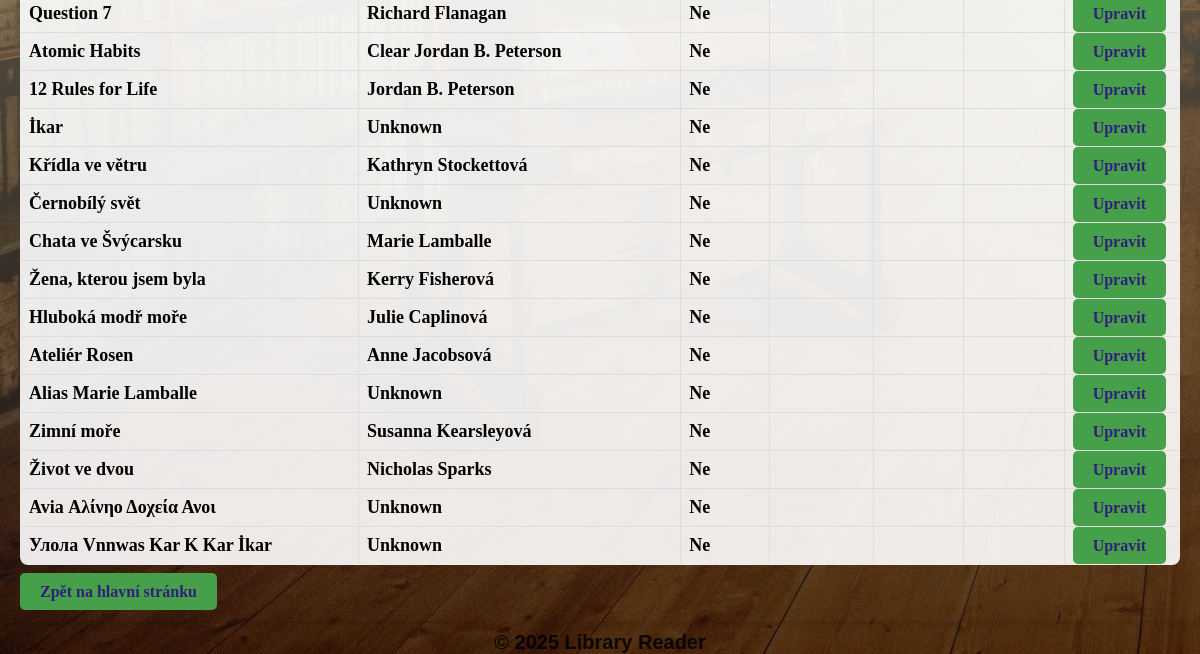
Before: /books (lower part) with the older database file.
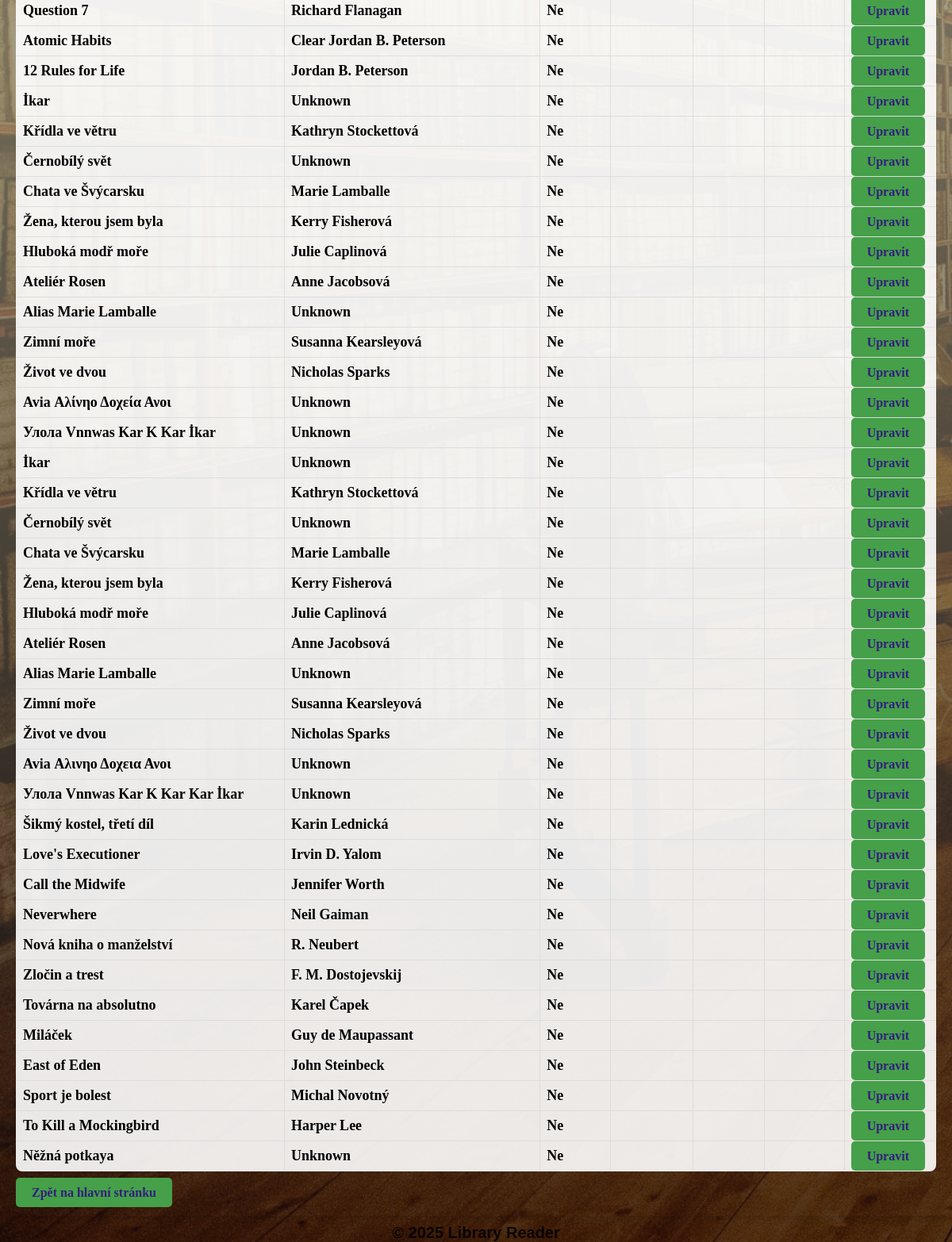
After: the same page with the newer database file.
### models.py (models this page shows)
class Book(db.Model):
    id = db.Column(db.Integer, primary_key=True)
    title = db.Column(db.String(255), nullable=True)
    author = db.Column(db.String(255), nullable=True)
    is_read = db.Column(db.Boolean, nullable=True) # ano X ne
    rating = db.Column(db.Integer, nullable=True)       # 1 - 10 hvězdiček
    abstract = db.Column(db.String(255), nullable=True)
    comment = db.Column(db.String(255), nullable=True)  # komentář

### app.py (the view)
@app.route("/books")
def books():
    try:
        books = Book.query.all()
        return render_template("books.html", books=books)
    except Exception as e:
        print(f"❌ Chyba při načítání knih: {e}")
        return render_template("books.html", error="Chyba při načítání knih.")

### templates/books.html (shortened to what this page needs)
{% extends "base.html" %}
{% block content %}
<main class="books-page">
<table border="1">
    {% for book in books %}
        <tr>
            <td>{{ book.title }}</td>
            <td>{{ book.author }}</td>
            <td>{{ 'Ano' if book.is_read else 'Ne' }}</td>
            <td>{{ book.rating or '' }}</td>
            <td>{{ book.abstract or '' }}</td>
            <td>{{ book.comment or '' }}</td>
            <td><a href="{{ url_for('edit_books', book_id=book.id) }}">Upravit</a></td>
        </tr>
    {% endfor %}
</table>
<br>
<a href="{{ url_for('index') }}">Zpět na hlavní stránku</a>
</main>
{% endblock %}

### templates/base.html (shortened to what this page needs)
<!DOCTYPE html>
<html lang="cs">
<head>
    <link rel="stylesheet" href="{{ url_for('static', filename='css/style.css') }}">
</head>
<body>
    <main>
        {% block content %}{% endblock %}
    </main>
    <footer>
        <p>&copy; 2025 Library Reader</p>
    </footer>
</body>
</html>

### static/css/style.css (style rules this page uses)
html, body { height: 100%; margin: 0; padding: 0; }
body { background-image: linear-gradient(to bottom, rgba(209, 211, 175, 0.851), rgba(21, 7, 7, 0.733)), url("static/img/image_strahov.jpg"); font-family: Arial, sans-serif; background-color: #f4f4f9; color: #000000; background-repeat: no-repeat; background-size: cover; background-attachment: fixed; }
.books-page { font-family: 'Georgia', serif; font-size: 16px; color: #000000; padding: 20px; border-radius: 8px; box-shadow: 0 4px 6px rgba(0, 0, 0, 0.1); }
.books-page table { width: 100%; border-collapse: collapse; font-size: large; font-weight: bold; background-color: rgba(255, 255, 255, 0.9); border-radius: 8px; overflow: hidden; }
body { font-family: Arial, sans-serif; background-color: #f9f9f9; margin: 0; padding: 0; color: #333; }
p { text-align: center; font-size: 20px; margin: 10px 0; color: #000000d6; font-weight: bold; }
a { text-align: center; margin-top: 20px; background-color: #45a049; border: none; color: #321e7e; text-decoration: none; font-weight: bold; padding: 10px 20px; border-radius: 5px; cursor: pointer; font-size: 16px; }

Changed rows visible on the page:
added Book: title "İkar", author "Unknown", is_read "Ne"
added Book: title "Křídla ve větru", author "Kathryn Stockettová", is_read "Ne"
added Book: title "Černobílý svět", author "Unknown", is_read "Ne"
added Book: title "Chata ve Švýcarsku", author "Marie Lamballe", is_read "Ne"
added Book: title "Žena, kterou jsem byla", author "Kerry Fisherová", is_read "Ne"
added Book: title "Hluboká modř moře", author "Julie Caplinová", is_read "Ne"
added Book: title "Ateliér Rosen", author "Anne Jacobsová", is_read "Ne"
added Book: title "Alias Marie Lamballe", author "Unknown", is_read "Ne"
added Book: title "Zimní moře", author "Susanna Kearsleyová", is_read "Ne"
added Book: title "Život ve dvou", author "Nicholas Sparks", is_read "Ne"
added Book: title "Avia Αλινηο Δοχεια Ανοι", author "Unknown", is_read "Ne"
added Book: title "Улола Vnnwas Kar K Kar Kar İkar", author "Unknown", is_read "Ne"
added Book: title "Šikmý kostel, třetí díl", author "Karin Lednická", is_read "Ne"
added Book: title "Love's Executioner", author "Irvin D. Yalom", is_read "Ne"
added Book: title "Call the Midwife", author "Jennifer Worth", is_read "Ne"
added Book: title "Neverwhere", author "Neil Gaiman", is_read "Ne"
added Book: title "Nová kniha o manželství", author "R. Neubert", is_read "Ne"
added Book: title "Zločin a trest", author "F. M. Dostojevskij", is_read "Ne"
added Book: title "Továrna na absolutno", author "Karel Čapek", is_read "Ne"
added Book: title "Miláček", author "Guy de Maupassant", is_read "Ne"
added Book: title "East of Eden", author "John Steinbeck", is_read "Ne"
added Book: title "Sport je bolest", author "Michal Novotný", is_read "Ne"
added Book: title "To Kill a Mockingbird", author "Harper Lee", is_read "Ne"
added Book: title "Něžná potkaya", author "Unknown", is_read "Ne"
